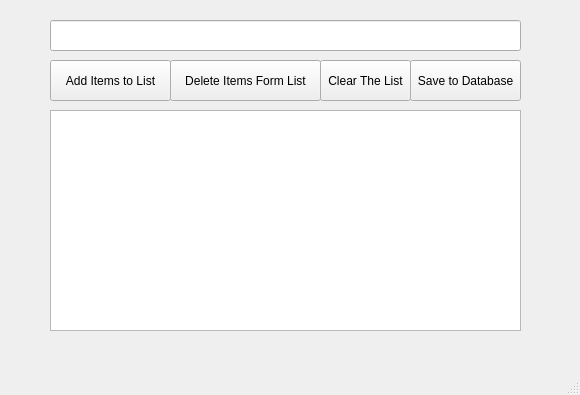
<?xml version="1.0" encoding="UTF-8"?>
<ui version="4.0">
 <class>MainWindow</class>
 <widget class="QMainWindow" name="MainWindow">
  <property name="geometry">
   <rect>
    <x>0</x>
    <y>0</y>
    <width>580</width>
    <height>395</height>
   </rect>
  </property>
  <property name="windowTitle">
   <string>To Do list</string>
  </property>
  <widget class="QWidget" name="centralwidget">
   <widget class="QPushButton" name="btn_add">
    <property name="geometry">
     <rect>
      <x>50</x>
      <y>60</y>
      <width>121</width>
      <height>41</height>
     </rect>
    </property>
    <property name="text">
     <string>Add Items to List</string>
    </property>
   </widget>
   <widget class="QPushButton" name="btn_delete">
    <property name="geometry">
     <rect>
      <x>170</x>
      <y>60</y>
      <width>151</width>
      <height>41</height>
     </rect>
    </property>
    <property name="text">
     <string>Delete Items Form List</string>
    </property>
   </widget>
   <widget class="QPushButton" name="btn_clearall">
    <property name="geometry">
     <rect>
      <x>320</x>
      <y>60</y>
      <width>91</width>
      <height>41</height>
     </rect>
    </property>
    <property name="text">
     <string>Clear The List</string>
    </property>
   </widget>
   <widget class="QListWidget" name="listWidget">
    <property name="geometry">
     <rect>
      <x>50</x>
      <y>110</y>
      <width>471</width>
      <height>221</height>
     </rect>
    </property>
   </widget>
   <widget class="QLineEdit" name="txt_add">
    <property name="geometry">
     <rect>
      <x>50</x>
      <y>20</y>
      <width>471</width>
      <height>31</height>
     </rect>
    </property>
   </widget>
   <widget class="QPushButton" name="txt_save">
    <property name="geometry">
     <rect>
      <x>410</x>
      <y>60</y>
      <width>111</width>
      <height>41</height>
     </rect>
    </property>
    <property name="text">
     <string>Save to Database</string>
    </property>
   </widget>
  </widget>
  <widget class="QMenuBar" name="menubar">
   <property name="geometry">
    <rect>
     <x>0</x>
     <y>0</y>
     <width>580</width>
     <height>26</height>
    </rect>
   </property>
  </widget>
  <widget class="QStatusBar" name="statusbar"/>
 </widget>
 <resources/>
 <connections/>
</ui>
